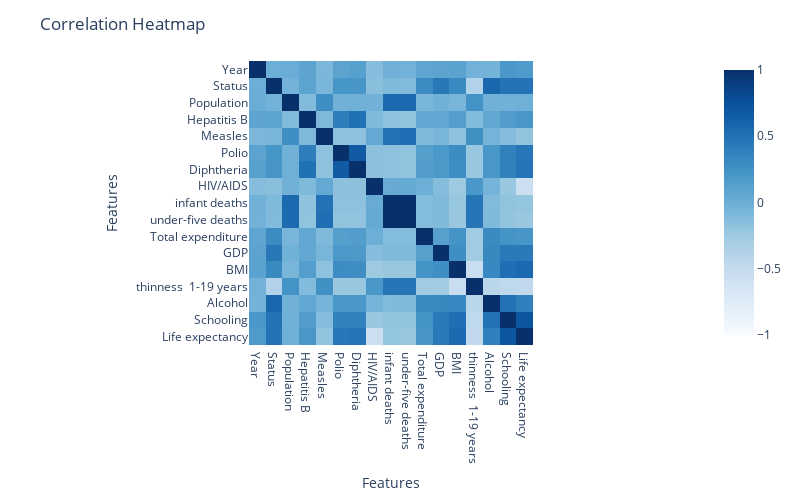

The cell this chart's notebook holds for it:
### Code cell
fig = px.imshow(raw_df_corr,
                labels=dict(x="Features", y="Features"),
                x=raw_df_corr.columns,
                y=raw_df_corr.columns,
                color_continuous_scale="Blues",
                color_continuous_midpoint=0)

fig.update_layout(
    title="Correlation Heatmap",
    width=800,
    height=500,
    xaxis_showgrid=False,
    yaxis_showgrid=False,
    yaxis_autorange='reversed')

fig.show()

### Figure 1 — Plotly figure (JSON) as saved in the notebook; plotly's stock layout.template omitted (floating-point values rounded to 4 significant figures; data arrays with more than 128 entries replaced by an {"elided": "..."} marker saying what was removed)
{"data": [{"coloraxis": "coloraxis", "hovertemplate": "Features: %{x}<br>Features: %{y}<br>color: %{z}<extra></extra>", "name": "0", "type": "heatmap", "x": ["Year", "Status", "Population", "Hepatitis B", "Measles", "Polio", "Diphtheria", "HIV/AIDS", "infant deaths", "under-five deaths", "Total expenditure", "GDP", "BMI", "thinness  1-19 years", "Alcohol", "Schooling", "Life expectancy"], "xaxis": "x", "y": ["Year", "Status", "Population", "Hepatitis B", "Measles", "Polio", "Diphtheria", "HIV/AIDS", "infant deaths", "under-five deaths", "Total expenditure", "GDP", "BMI", "thinness  1-19 years", "Alcohol", "Schooling", "Life expectancy"], "yaxis": "y", "z": {"elided": "17x17 float values"}}], "layout": {"coloraxis": {"cmid": 0, "colorscale": [[0, "rgb(247,251,255)"], [0.125, "rgb(222,235,247)"], [0.25, "rgb(198,219,239)"], [0.375, "rgb(158,202,225)"], [0.5, "rgb(107,174,214)"], [0.625, "rgb(66,146,198)"], [0.75, "rgb(33,113,181)"], [0.875, "rgb(8,81,156)"], [1, "rgb(8,48,107)"]]}, "height": 500, "margin": {"t": 60}, "title": {"text": "Correlation Heatmap"}, "width": 800, "xaxis": {"anchor": "y", "constrain": "domain", "domain": [0, 1], "scaleanchor": "y", "showgrid": false, "title": {"text": "Features"}}, "yaxis": {"anchor": "x", "autorange": "reversed", "constrain": "domain", "domain": [0, 1], "showgrid": false, "title": {"text": "Features"}}}}
